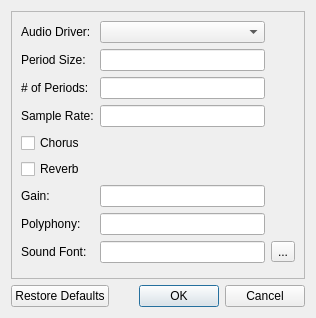
<?xml version="1.0" encoding="UTF-8"?>
<ui version="4.0">
 <class>FluidSettingsDialog</class>
 <widget class="QDialog" name="FluidSettingsDialog">
  <property name="geometry">
   <rect>
    <x>0</x>
    <y>0</y>
    <width>316</width>
    <height>318</height>
   </rect>
  </property>
  <property name="windowTitle">
   <string>FluidSynth Driver Settings</string>
  </property>
  <layout class="QGridLayout" name="gridLayout">
   <item row="2" column="0">
    <widget class="QDialogButtonBox" name="buttonBox">
     <property name="orientation">
      <enum>Qt::Horizontal</enum>
     </property>
     <property name="standardButtons">
      <set>QDialogButtonBox::Cancel|QDialogButtonBox::Ok|QDialogButtonBox::RestoreDefaults</set>
     </property>
    </widget>
   </item>
   <item row="1" column="0">
    <widget class="QFrame" name="frame">
     <property name="frameShape">
      <enum>QFrame::StyledPanel</enum>
     </property>
     <property name="frameShadow">
      <enum>QFrame::Raised</enum>
     </property>
     <layout class="QGridLayout" name="gridLayout_2">
      <item row="1" column="1">
       <widget class="QLineEdit" name="periodSize"/>
      </item>
      <item row="8" column="1">
       <widget class="QLineEdit" name="soundFont"/>
      </item>
      <item row="3" column="1">
       <widget class="QLineEdit" name="sampleRate"/>
      </item>
      <item row="3" column="0">
       <widget class="QLabel" name="lblSampleRate">
        <property name="text">
         <string>Sample Rate:</string>
        </property>
        <property name="buddy">
         <cstring>sampleRate</cstring>
        </property>
       </widget>
      </item>
      <item row="1" column="0">
       <widget class="QLabel" name="lblPeriodSize">
        <property name="text">
         <string>Period Size:</string>
        </property>
        <property name="buddy">
         <cstring>periodSize</cstring>
        </property>
       </widget>
      </item>
      <item row="7" column="1">
       <widget class="QLineEdit" name="polyphony"/>
      </item>
      <item row="2" column="0">
       <widget class="QLabel" name="lblPeriods">
        <property name="text">
         <string># of Periods:</string>
        </property>
        <property name="buddy">
         <cstring>periods</cstring>
        </property>
       </widget>
      </item>
      <item row="0" column="1">
       <widget class="QComboBox" name="audioDriver"/>
      </item>
      <item row="0" column="0">
       <widget class="QLabel" name="lblDriver">
        <property name="text">
         <string>Audio Driver:</string>
        </property>
       </widget>
      </item>
      <item row="7" column="0">
       <widget class="QLabel" name="lblPolyphony">
        <property name="text">
         <string>Polyphony:</string>
        </property>
        <property name="buddy">
         <cstring>polyphony</cstring>
        </property>
       </widget>
      </item>
      <item row="2" column="1">
       <widget class="QLineEdit" name="periods"/>
      </item>
      <item row="8" column="0">
       <widget class="QLabel" name="lblSoundFont">
        <property name="text">
         <string>Sound Font:</string>
        </property>
        <property name="buddy">
         <cstring>soundFont</cstring>
        </property>
       </widget>
      </item>
      <item row="6" column="0">
       <widget class="QLabel" name="lblGain">
        <property name="text">
         <string>Gain:</string>
        </property>
        <property name="buddy">
         <cstring>gain</cstring>
        </property>
       </widget>
      </item>
      <item row="6" column="1">
       <widget class="QLineEdit" name="gain"/>
      </item>
      <item row="8" column="2">
       <widget class="QToolButton" name="btnFile">
        <property name="text">
         <string>...</string>
        </property>
       </widget>
      </item>
      <item row="4" column="0" colspan="2">
       <widget class="QCheckBox" name="chorus">
        <property name="text">
         <string>Chorus</string>
        </property>
       </widget>
      </item>
      <item row="5" column="0" colspan="2">
       <widget class="QCheckBox" name="reverb">
        <property name="text">
         <string>Reverb</string>
        </property>
       </widget>
      </item>
     </layout>
    </widget>
   </item>
  </layout>
 </widget>
 <tabstops>
  <tabstop>audioDriver</tabstop>
  <tabstop>periodSize</tabstop>
  <tabstop>periods</tabstop>
  <tabstop>sampleRate</tabstop>
  <tabstop>chorus</tabstop>
  <tabstop>reverb</tabstop>
  <tabstop>gain</tabstop>
  <tabstop>polyphony</tabstop>
  <tabstop>soundFont</tabstop>
  <tabstop>btnFile</tabstop>
 </tabstops>
 <resources/>
 <connections>
  <connection>
   <sender>buttonBox</sender>
   <signal>accepted()</signal>
   <receiver>FluidSettingsDialog</receiver>
   <slot>accept()</slot>
   <hints>
    <hint type="sourcelabel">
     <x>248</x>
     <y>254</y>
    </hint>
    <hint type="destinationlabel">
     <x>157</x>
     <y>274</y>
    </hint>
   </hints>
  </connection>
  <connection>
   <sender>buttonBox</sender>
   <signal>rejected()</signal>
   <receiver>FluidSettingsDialog</receiver>
   <slot>reject()</slot>
   <hints>
    <hint type="sourcelabel">
     <x>316</x>
     <y>260</y>
    </hint>
    <hint type="destinationlabel">
     <x>286</x>
     <y>274</y>
    </hint>
   </hints>
  </connection>
 </connections>
</ui>
